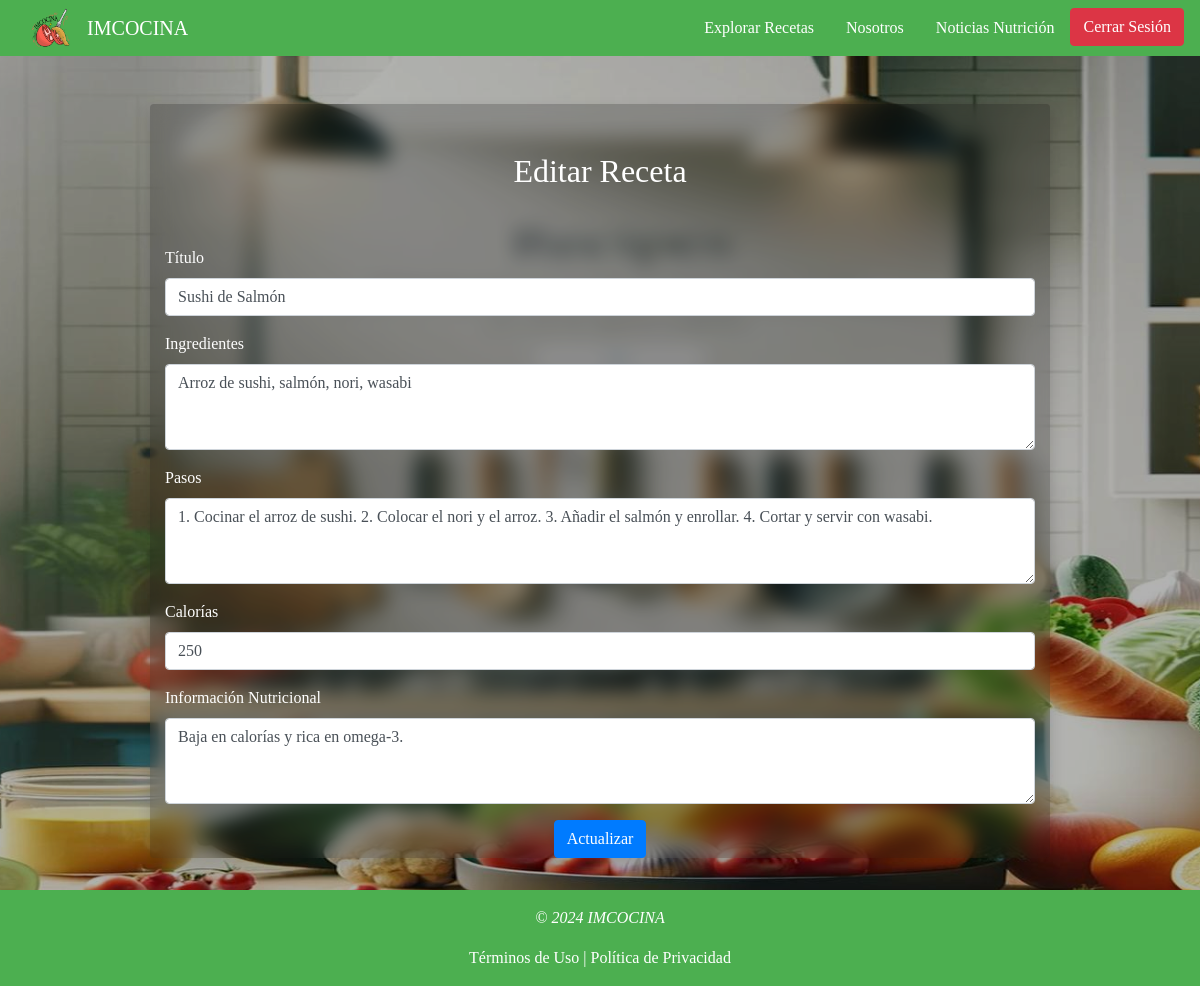
Screenshot of /editar_receta/4/ (signed in) with the database file from the repository.
### BD/models.py (models this page shows, shortened)
class Receta(models.Model):
    titulo = models.CharField(max_length=100)
    ingredientes = models.TextField()
    pasos = models.TextField()
    calorias = models.IntegerField()
    informacion_nutricional = models.TextField()
    usuario = models.ForeignKey(User, on_delete=models.CASCADE)  # Cambiado a User

### recetas/views.py (the view, shortened to what this page needs)
# urls.py: path('editar_receta/<int:receta_id>/', views.editar_receta, name="editar_receta"),
@login_required
@user_passes_test(lambda u: u.is_superuser)
def editar_receta(request, receta_id):
    receta = get_object_or_404(Receta, pk=receta_id)
    return render(request, 'recetas/editar_receta.html', {'receta': receta})

### recetas/templates/recetas/editar_receta.html (shortened to what this page needs)
{% extends "usuario/base.html" %}
{% load static %}
{% block content %}
<div class="container bf w-75 text-body mt-5 rounded shadow">
    <div class="row align-items-stretch">
        <div class="col">
            <h2 class="fw-bold text-white text-center py-5">Editar Receta</h2>
            <form method="post">
                <div class="form-group mb-3">
                    <label for="titulo" class="form-label">Título</label>
                    <input type="text" class="form-control" id="titulo" name="titulo" value="{{ receta.titulo }}" required>
                </div>
                <div class="form-group mb-3">
                    <label for="ingredientes" class="form-label">Ingredientes</label>
                    <textarea class="form-control" id="ingredientes" name="ingredientes" rows="3" required>{{ receta.ingredientes }}</textarea>
                </div>
                <div class="form-group mb-3">
                    <label for="pasos" class="form-label">Pasos</label>
                    <textarea class="form-control" id="pasos" name="pasos" rows="3" required>{{ receta.pasos }}</textarea>
                </div>
                <div class="form-group mb-3">
                    <label for="calorias" class="form-label">Calorías</label>
                    <input type="number" class="form-control" id="calorias" name="calorias" value="{{ receta.calorias }}" required>
                </div>
                <div class="form-group mb-3">
                    <label for="informacion_nutricional" class="form-label">Información Nutricional</label>
                    <textarea class="form-control" id="informacion_nutricional" name="informacion_nutricional" rows="3" required>{{ receta.informacion_nutricional }}</textarea>
                </div>
                <div class="text-center">
                    <button type="submit" class="btn btn-primary">Actualizar</button>
                </div>
            </form>
        </div>
    </div>
</div>
{% endblock %}

### usuario/static/usuario/css/styleBase.css (style rules this page uses)
html, body { height: 100%; margin: 0; }
body { display: flex; flex-direction: column; font-family: 'Lora'; background: url('../img/fondoMain.jpg') repeat; }
h1, h2, h3, h4, h5, h6 { font-family: 'Raleway'; }
.container { max-width: 1200px; margin: auto; }
.row { margin-bottom: 2rem; }

### usuario/static/usuario/css/styleslogin.css (style rules this page uses)
body { background: url("../img/bg_login.jpg") rgba(0,0,0,0.3); background-blend-mode: multiply; background-position: center; background-size: cover; background-repeat: no-repeat; }
.bf { background-color: rgba(17, 16, 16, 0.218); backdrop-filter: blur(10px); }

### recetas/templates/recetas/editar_receta.html (style rules this page uses)
.form-label { color: white; }

### rows the page displays
Receta: titulo "Sushi de Salmón", ingredientes "Arroz de sushi, salmón, nori, wasabi", pasos "1. Cocinar el arroz de sushi. 2. Colocar el nori y el arroz. 3. Añadir el salmón y enrollar. 4. Cortar y servir con wasabi.", calorias "250", informacion_nutricional "Baja en calorías y rica en omega-3."
